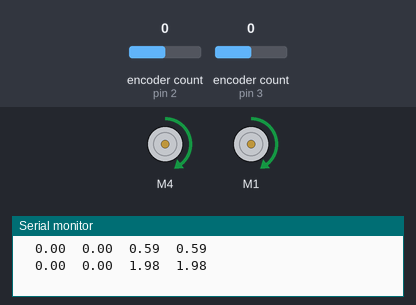
Bench run of a sketch on a simulated Arduino Uno, built with avr-gcc and run on an emulated ATmega328P. Parts: 2 × DC motor (green arrow = forward, orange = backward, longer = faster), the last lines printed to the serial monitor. The inputs (shaded band) are chosen by the test bench; at power-on: encoder count (sensors on pin 2, pin 3) 0.

Above: at 1.15 s.
At 1.5 s:
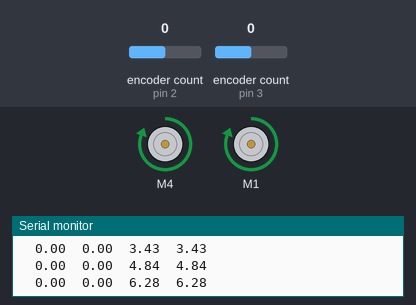
At 20.1 s:
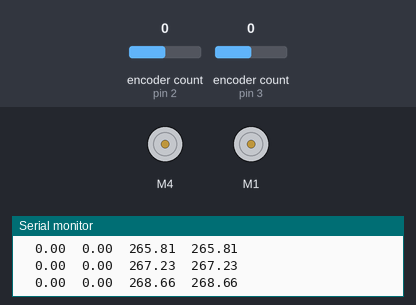
Timing chart, 0 to 21.6 s (numbered marks = the images above):
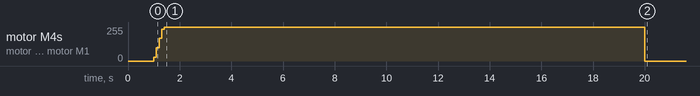

The sketch:

innerloop.ino
```cpp
#include <Wire.h>
#include <Adafruit_MotorShield.h>
#include "utility/Adafruit_PWMServoDriver.h"
#include <math.h>
#include <Encoder.h>

Adafruit_MotorShield AFMS = Adafruit_MotorShield();

Adafruit_DCMotor *rightMotor = AFMS.getMotor(1);
Adafruit_DCMotor *leftMotor = AFMS.getMotor(4);

Encoder le(2,2);
Encoder re(3,3);

// Variables for storing the calculated velocity
double wR;
double wL;
double LdVal = 0;
double RdVal = 0;
double Radius = 0.05;
double Length = 0.14;

double wd = 0;
double vd = 0.5;
double wdr;
double wdl;
double wdr_p=0;
double wdl_p=0;
double wrf;
double wlf;
double wrf_p=0;
double wlf_p=0;

double CR;
double CR_p=0;
double CR_pp=0;
double CL;
double CL_p=0;
double CL_pp=0;

double Lerror;
double Lerror_p = 0;
double Lerror_pp = 0;
double Rerror;
double Rerror_p = 0;
double Rerror_pp = 0;

int PWMR;
int PWML;

double kp = 0.288;
double ki = 1.426;

double alpha = 100;
double h = ki/kp;

long L;
long R;
long L_last=0;
long R_last=0;
unsigned long Time=0;
unsigned long sample_time=100;
double td=0.100;


void setup()
{

  AFMS.begin();

  Serial.begin(9600);

  leftMotor->setSpeed(0);
  rightMotor->setSpeed(0);

  leftMotor->run(RELEASE);
  rightMotor->run(RELEASE);

 delay(1000);
}

void loop()
{
  if (millis()<20000)
  {
      if(millis()-Time>sample_time)
        {
           Time = millis();
           GetSpeeds();
        }
  }


  else
  {
    rightMotor->setSpeed(0);
    leftMotor->setSpeed(0);
  }

}


void GetSpeeds()
{
    wdr= (2*vd - Length*wd)/(2*Radius);
    wdl= (2*vd + Length*wd)/(2*Radius);

    wrf = ( (td*h)*wdr + (td*h)*wdr_p - (td*h - 2)*wrf_p)/(2 + td*h);
    wlf = ( (td*h)*wdl + (td*h)*wdl_p - (td*h - 2)*wlf_p)/(2 + td*h);

    wrf_p = wrf;
    wlf_p = wlf;
    wdr_p = wdr;
    wdl_p = wdl;


    L = le.read();
    R = re.read();

   LdVal = (double)( L- L_last)/ (td);
   RdVal = (double)( R -R_last)/(td);

   wL = LdVal*2*3.14159 /32;
   wR = RdVal*2*3.14159 /32;

   Rerror = wrf - wR;
   Lerror = wlf - wL;


   CL = ((alpha*td*td*ki+2*alpha*td*kp)*Lerror + (2*alpha*td*td*ki)*Lerror_p + (alpha*td*td*ki-2*alpha*td*kp)*Lerror_pp + 8*CL_p - (4-2*alpha*td)*CL_pp)/(2*alpha*td + 4);
   CR = ((alpha*td*td*ki+2*alpha*td*kp)*Rerror + (2*alpha*td*td*ki)*Rerror_p + (alpha*td*td*ki-2*alpha*td*kp)*Rerror_pp + 8*CR_p - (4-2*alpha*td)*CR_pp)/(2*alpha*td + 4);

   CR_pp = CR_p;
   CR_p = CR;
   CL_pp = CL_p;
   CL_p = CL;
   Lerror_pp = Lerror_p;
   Lerror_p = Lerror;
   Rerror_pp = Rerror_p;
   Rerror_p = Rerror;

   PWMR = int(255.0*CR/5.15);
   PWML = int(255.0*CL/5.15);

     if (PWMR>=255) {PWMR=255;}
   else if (PWMR<=0) {PWMR=0;}

   if (PWML>=255) {PWML=255;}
   else if (PWML<=0) {PWML=0;}

   leftMotor->setSpeed(PWML);
   leftMotor->run(FORWARD);
   rightMotor->setSpeed(PWMR);
   rightMotor->run(FORWARD);

   L_last = L;
   R_last = R;

  Serial.print("  ");
  Serial.print( wL );  //
  Serial.print("  ");
  Serial.print(  wR); //
  Serial.print("  ");
  Serial.print( CL );  //
  Serial.print("  ");
  Serial.println(  CR); //


}
```

Measured:
- by itself, motor M4, motor M1: rises from stopped to forward 255/255 in 0.40 s, then falls to stopped in 18.6 s
